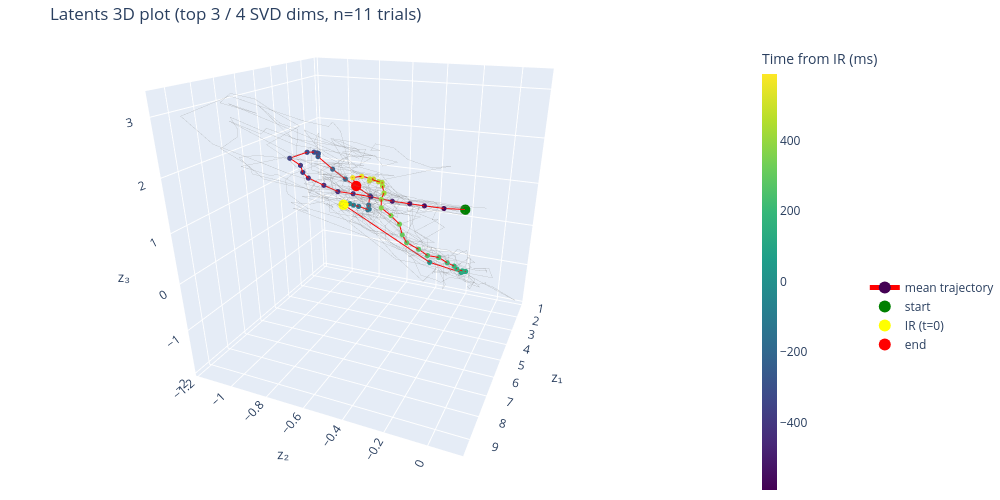

The notebook cell saved with this chart:
### Code cell
fig = plot_latent_phase_portrait(z_stim_2, centers_ms_stim)
fig.update_layout(scene_camera=dict(
    eye=dict(x=1.75, y=0.75, z=0.75),
    center=dict(x=0, y=0, z=-0.2))
)
fig.show()
